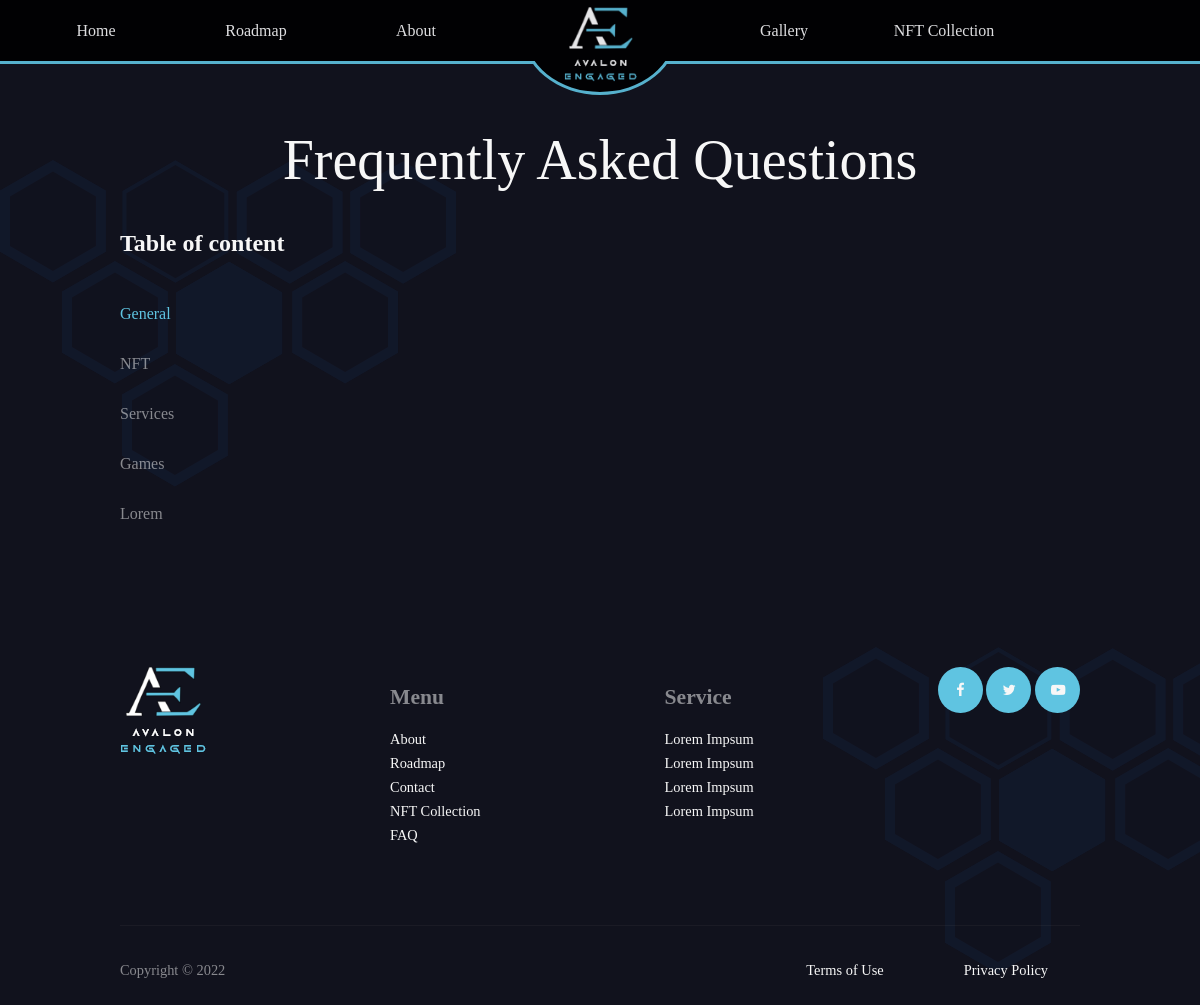
Screenshot of /faq/ with the database file from the repository.
### staticmanager/models.py (models this page shows, shortened)
class staticManager(models.Model):
    keyobj = models.CharField(max_length=255, unique=True)
    type= models.IntegerField(default=1)
    textobj= models.CharField(max_length=255 ,default='' )
    textareaobj = models.TextField(default='' )
    fileobj = models.CharField(max_length=255, default='')
    linkobjh = models.CharField(max_length=255, default='')
    linkobjb = models.CharField(max_length=255, default='')

### mainsite/models.py (models this page shows)
class faqCategories(models.Model):
    faqName = models.CharField(max_length=50)
    def __str__(self):
        return self.faqName

### mainsite/views.py (the view)
# urls.py: path('faq/', views.faqView.as_view(), name="faq-view"),
class faqView(View):
    def get(self,request):
        context ={
            "session": request.session,
            "objects":faqCategories.objects.all()
        }
        return render(request, 'mainsite/faq.html', context)

### mainsite/models.py (called while the page is built)
    def __str__(self):
        return self.faqTitle

### staticmanager/templatetags/staticmanager.py (called while the page is built)
@register.filter()
def staticmanager(value, arg):
    try:
        arg = arg.split(':')
        obj = staticManager.objects.filter(keyobj=arg[0])[0]
        returner=''
        if obj.type == 1:
            returner = obj.textobj
        if obj.type == 2:
            returner = obj.textareaobj
        if obj.type == 3:
            returner = settings.MEDIA_URL + obj.fileobj
        if obj.type == 4:
            if arg[1] == 'h':
                returner = obj.linkobjh
            else:
                returner = obj.linkobjb
        return returner
    except:
        try:
            value2 = value.split(':')
            if value2[1] == 'static':
                value = settings.STATIC_URL + value2[0]
                print(value)
        except:
            pass
    return value

### mainsite/templates/mainsite/faq.html (shortened to what this page needs)
{% extends 'base.html' %}
{% load static %}
{% load staticmanager %}
{% block style %}
    <link rel="stylesheet" href="{% static 'mainsite/css/faq.css'%}"></link>
{% endblock  %}
{% block content %}
<div class="faq">
   <h1 class="desktopH1">Frequently Asked Questions</h1>
    <div class="wrapper">
        <div class="tableOfCategories">
            <h3>Table of content</h3>
                <ul>
                    {% for categorie in objects %}
                        <li onclick="activateItem(this)" class="faqcategories">{{categorie}}</li>
                    {% endfor %}
                </ul>
        </div>
        <div class="tableOfContents">
        </div>
    </div>
</div>
{% endblock %}

### templates/base.html (shortened to what this page needs)
<!DOCTYPE html>
{% load static %}
{% load staticmanager %}
<html lang="en">
<head>
    <link rel="stylesheet" href="https://cdnjs.cloudflare.com/ajax/libs/font-awesome/4.7.0/css/font-awesome.min.css">
    <link rel="stylesheet" href="{% static 'css/base.css'%}"></link>
    {% block style %}
    {% endblock %}
</head>
<body>
    <header id="desktopHeader" class="desktopHeader">
        <nav>
            <a href="{% url 'index-view'%}">Home</a>
            <a href="{% url 'roadmap-view'%}">Roadmap</a>
            <a href="{% url 'about-view'%}">About</a>
            <a class="minwidth" href="{% url 'index-view'%}">
                <div class="desktoplogo">
                    <img src="{{ '' |staticmanager:"mainLogo"}}">
                </div>
                <div class="special"></div></a>
            <a href="{% url 'gallery-view'%}">Gallery</a>
            <a href="{% url 'collection-view'%}">NFT Collection</a>
            <a href="#"></a>
        </nav>
    </header>
    <div class="content">
    {% block content %}{% endblock %}
    </div>
    <footer>
        <div class="footer-wrapper">
            <div class="footerLogo">
                <img src="{{ '' |staticmanager:"mainLogo"}}">
            </div>
            <div class="footerMenu">
                <h2>Menu</h2>
                <ul>
                    <a href="{% url 'about-view'%}"><li>About</li></a>
                    <a href="{% url 'roadmap-view'%}"><li>Roadmap</li></a>
                    <a href="{% url 'contact-view'%}"><li>Contact</li></a>
                    <a href="{% url 'collection-view'%}"><li>NFT Collection</li></a>
                    <a href="{% url 'faq-view'%}"><li>FAQ</li></a>
                </ul>
            </div>
            <div class="footerService">
                <h2>Service</h2>
                <ul>
                    <a href="#"><li>Lorem Impsum</li></a>
                    <a href="#"><li>Lorem Impsum</li></a>
                    <a href="#"><li>Lorem Impsum</li></a>
                    <a href="#"><li>Lorem Impsum</li></a>
                </ul>
            </div>
            <div class="footerSocialLinks">
                <a href="#"><i class="fa fa-facebook"></i></a>
                <a href="#"><i class="fa fa-twitter"></i></a>
                <a href="#"><i class="fa fa-youtube-play"></i></a>
            </div>
        </div>
        <div class="footerBottom">
            <div class="footerLeft">
                Copyright © 2022
            </div>
            <div class="footerRight">
                <a href="{% url 'terms-view'%}">Terms of Use</a>
                <a href="{% url 'policy-view'%}">Privacy Policy</a>
            </div>
        </div>
    </footer>
    <div id="overallBackground" class="overallBackground"></div>
</body>
</html>

### avalonengaged/static/css/base.css (style rules this page uses)
* { box-sizing:border-box }
body { font-family: 'raleway'; position: absolute; top: 0; left: 0; width: 100%; height: 100%; margin: 0; background-color: var(--background); display:grid; grid-template-rows: auto auto auto auto }
.content { grid-row: 3; grid-column: 1; }
.desktopHeader { grid-row:1; grid-column:1; opacity: .9; position: relative; width: 100%; top: 0; left: 0; display: flex; justify-content: center; background-color: var(--black); height: 4rem; align-items: center; border-bottom: 3px solid var(--blue); }
.desktopHeader nav { display: flex; width: 100%; height: 100%; gap:3rem; justify-content: center; }
.desktopHeader nav a { position:relative; width: 7rem; background-color: var(--black); height: 100%; display: flex; justify-content: center; align-items: center; color: var(--white); text-decoration: none; }
.desktopHeader nav .minwidth { min-width: 10rem; }
.desktopHeader nav a .desktoplogo { position: absolute; top: 0px; }
.desktoplogo img { max-width: 73px; max-height: 81px; margin-top: 7px; }
footer { grid-row:4; grid-column:1; width: 100%; font-size: 0.9em; line-height: 1.5rem; position: relative; bottom: 0; left: 0; display: flex; flex-direction: column; align-items: center; }
.footer-wrapper { color: var(--white2); display: flex; flex-wrap: wrap; width: 80%; justify-content: space-between; padding: 4rem 0rem; border-bottom: 1px solid #cdb8a90d; }
.footer-wrapper ul { padding:0 }
.footer-wrapper a i { background-color: var(--blue); padding: 1rem; width: 45px; aspect-ratio: 1 / 1; text-align: center; border-radius: 50%; }
.footer-wrapper a, .footer-wrapper li { color:var(--white); text-decoration: none; list-style: none; cursor:pointer; }
.footerBottom a { color:var(--white); text-decoration: none; list-style: none; cursor:pointer; }
.footerBottom { color:var(--white2); display: flex; flex-wrap: wrap; width: 80%; padding: 2rem 0rem; justify-content: space-between; }
.footerRight { height: 100%; display: flex; gap: 5rem; margin-right: 2rem; }
@media screen and (min-width:768px) { .desktopHeader { display:block; } }
.overallBackground { z-index: -1; overflow: hidden; position: absolute; width: 100%; }

### avalonengaged/static/mainsite/css/faq.css (style rules this page uses)
.faq { color: var(--white); margin: 4rem auto; width: 80%; }
.faq h1 { text-align: center; font-size: 3.5em; font-weight: lighter; }
.faq h3 { margin:0; font-size: 1.5em; margin-bottom: 3rem; }
.faq .wrapper { display:flex }
.faq .tableOfCategories { flex:1 1 20rem; }
.faq ul { list-style: none; padding: 0; gap: 2rem; display: flex; flex-direction: column; color: var(--white2); }
.faq .tableOfContents { line-height: 2rem; font-size: 1.1em; width: 100%; }
.faq ul li { cursor:pointer; }
.faq ul li.active { color:var(--blue) }
.desktopH1 { display:block }

### templates/base.html (style rules this page uses)
:root { --white: #F7F7F7; --white2: #FFFFFF80; --black: #000000; --blue: #5FC4E1; --gray: #171d29; --gold: #B38845; --gold2: #E7B66A; --gold3: #CDB8A9; --background-second: #343444; --grad1: #4D4F95; --grad2: #2B2D66; --background: #11121D; }

### rows the page displays
staticManager: type+fileobj (picture)
faqCategories: faqName "General"
faqCategories: faqName "NFT"
faqCategories: faqName "Services"
faqCategories: faqName "Games"
faqCategories: faqName "Lorem"
